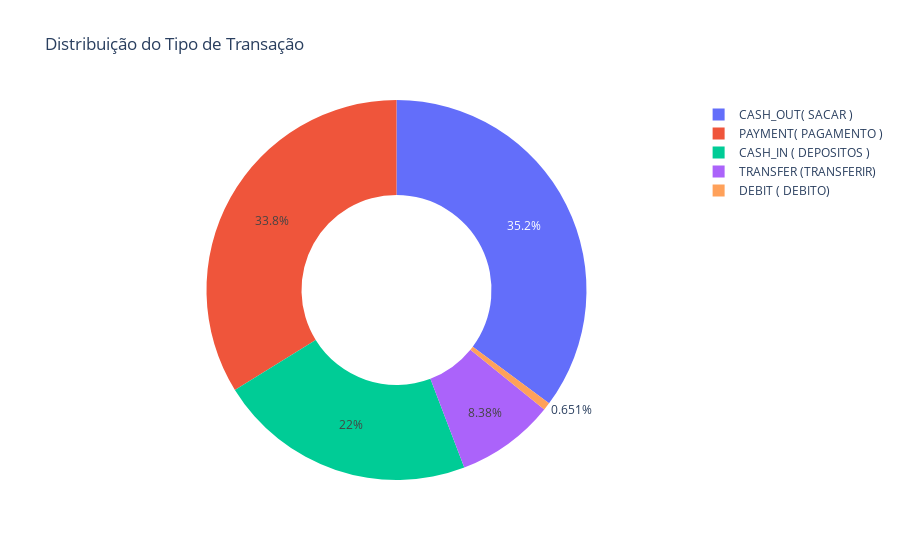

Here is the notebook cell this chart was saved with:
### Markdown cell above
Após o mapeamento do tipo de transação para valores numéricos, como as transações "CASH_OUT" e "TRANSFER" são representadas?

### Code cell
# Contar o número de transações de cada tipo
type_counts = data['type'].value_counts()

# Mapear os índices para os nomes das transações
type_names = {1: "CASH_OUT( SACAR )", 2: "PAYMENT( PAGAMENTO )", 3: "CASH_IN ( DEPOSITOS )", 4: "TRANSFER (TRANSFERIR)", 5: "DEBIT ( DEBITO)"}
transactions = [type_names[idx] for idx in type_counts.index]

# Criar o gráfico de pizza com legenda
figure = px.pie(data, 
                values=type_counts.values, 
                names=transactions, 
                hole=0.5, 
                title="Distribuição do Tipo de Transação",
                labels={'names': 'Tipo de Transação', 'values': 'Quantidade'})

figure.show()

### Figure 1 — Plotly figure (JSON) as saved in the notebook; plotly's stock layout.template omitted (floating-point values rounded to 4 significant figures)
{"data": [{"domain": {"x": [0, 1], "y": [0, 1]}, "hole": 0.5, "hovertemplate": "Tipo de Transação=%{label}<br>Quantidade=%{value}<extra></extra>", "labels": ["CASH_OUT( SACAR )", "PAYMENT( PAGAMENTO )", "CASH_IN ( DEPOSITOS )", "TRANSFER (TRANSFERIR)", "DEBIT ( DEBITO)"], "legendgroup": "", "name": "", "showlegend": true, "type": "pie", "values": [2237500, 2151495, 1399284, 532909, 41432]}], "layout": {"legend": {"tracegroupgap": 0}, "title": {"text": "Distribuição do Tipo de Transação"}}}
